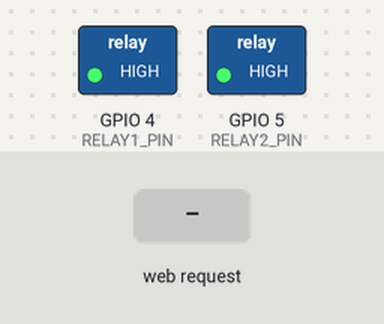
Simulated run of this sketch. Board: ESP8266 (NodeMCU). Parts: switched loads named in the sketch (green lamp = pin HIGH). The test bench sets the inputs (shaded band). WiFi joins after 1.5 s; servers stay silent unless stated; what the sketch prints to the serial monitor is not drawn.

Above: at 2.8 s.
2.9 s: HTTP request GET /relay1_on received
At 3.2 s:
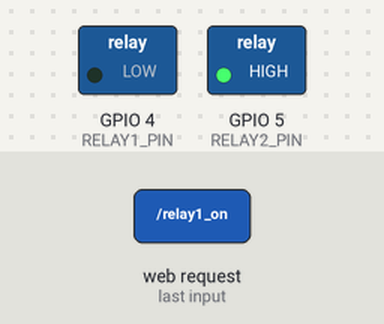
4.4 s: HTTP request GET /relay2_on received
At 5.6 s:
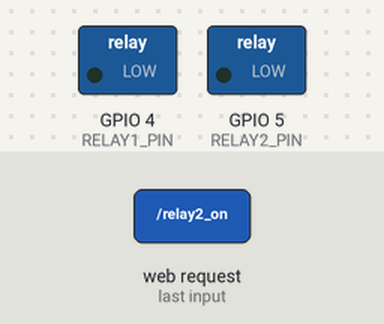
5.9 s: HTTP request GET /relay1_off received
At 6.7 s:
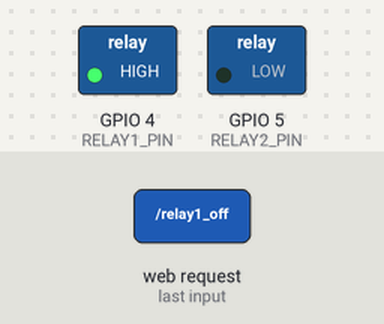
7.4 s: HTTP request GET /relay2_off received
At 7.8 s:
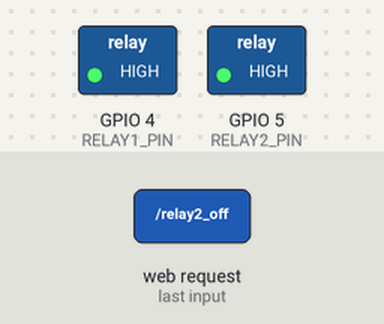
Timing chart, 0 to 9.9 s (numbered marks = the images above; inputs shaded):
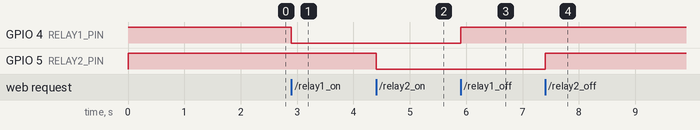

Measured:
- after the input at 2.9 s, GPIO 4 (RELAY1_PIN): HIGH → LOW at once
- after the input at 4.4 s, GPIO 5 (RELAY2_PIN): HIGH → LOW at once
- after the input at 5.9 s, GPIO 4 (RELAY1_PIN): LOW → HIGH at once
- after the input at 7.4 s, GPIO 5 (RELAY2_PIN): LOW → HIGH at once

The sketch:

Relay_Module.ino
```cpp
#include <ESP8266WiFi.h>
#include <ESP8266WebServer.h>

// Wi-Fi Credentials
const char* ssid = "Your SSID";
const char* password = "Your Password";

// Access Point Credentials
const char* ap_ssid = "JP Learning";
const char* ap_password = "123456789";

// LED PINs Define
#define RELAY1_PIN 4
#define RELAY2_PIN 5

bool RELAY1_STATUS, RELAY2_STATUS;

ESP8266WebServer server(80);

void setup() {
  Serial.begin(115200);
  pinMode(RELAY1_PIN, OUTPUT);
  pinMode(RELAY2_PIN, OUTPUT);
  digitalWrite(RELAY1_PIN, HIGH);
  digitalWrite(RELAY2_PIN, HIGH);
  Serial.println("\n\nWelcome to JP Learning\n");

  // Configure Access Point Mode
  setup_ap();
  // Configure Station Mode
  setup_wifi();

  // Define all routes
  server.on("/", handle_OnConnect);
  server.on("/relay1_on", RELAY1_on);
  server.on("/relay1_off", RELAY1_off);
  server.on("/relay2_on", RELAY2_on);
  server.on("/relay2_off", RELAY2_off);
  server.onNotFound(handle_NotFound);

  server.begin();
  Serial.println("HTTP server started");
}
void loop() {
  server.handleClient();

  if (RELAY1_STATUS)
    digitalWrite(RELAY1_PIN, LOW);
  else
    digitalWrite(RELAY1_PIN, HIGH);

  if (RELAY2_STATUS)
    digitalWrite(RELAY2_PIN, LOW);
  else
    digitalWrite(RELAY2_PIN, HIGH);
}
void setup_ap() {
  Serial.println("\n\nConfiguring access point...");
  Serial.println("SSID = \"" + String(ap_ssid) + "\", PASSWORD = \"" + String(ap_password) + "\"");
  WiFi.softAP(ap_ssid, ap_password);
  delay(100);
  IPAddress myIP = WiFi.softAPIP();
  Serial.print("AP IP address: ");
  Serial.println(myIP);
}
void setup_wifi() {
  Serial.println();
  Serial.print("\n\nConnecting to ");
  Serial.println("\"" + String(ssid) + "\"");

  WiFi.begin(ssid, password);
  while (WiFi.status() != WL_CONNECTED) {
    delay(500);
    Serial.print(".");
  }
  Serial.println("\nWiFi connected");
  Serial.print("STA IP address: ");
  Serial.println(WiFi.localIP());
}

void handle_OnConnect() {
  RELAY1_STATUS = LOW;
  RELAY2_STATUS = LOW;
  Serial.println("Client Connected");
  server.send(200, "text/html", SendHTML(RELAY1_STATUS, RELAY2_STATUS));
}

void RELAY1_on() {
  RELAY1_STATUS = HIGH;
  Serial.println("RELAY 1: ON");
  server.send(200, "text/html", SendHTML(RELAY1_STATUS, RELAY2_STATUS));
}

void RELAY1_off() {
  RELAY1_STATUS = LOW;
  Serial.println("RELAY 1: OFF");
  server.send(200, "text/html", SendHTML(RELAY1_STATUS, RELAY2_STATUS));
}

void RELAY2_on() {
  RELAY2_STATUS = HIGH;
  Serial.println("RELAY 2: ON");
  server.send(200, "text/html", SendHTML(RELAY1_STATUS, RELAY2_STATUS));
}

void RELAY2_off() {
  RELAY2_STATUS = LOW;
  Serial.println("RELAY 2: OFF");
  server.send(200, "text/html", SendHTML(RELAY1_STATUS, RELAY2_STATUS));
}

void handle_NotFound() {
  server.send(404, "text/plain", "Not found");
}

String SendHTML(uint8_t RELAY1_STATUS, uint8_t RELAY2_STATUS) {
  String html = "<!DOCTYPE html> <html>\n";
  html += "<head><meta name=\"viewport\" content=\"width=device-width, initial-scale=1.0, user-scalable=no\">\n";
  html += "<title>Lgihts Control</title>\n";
  html += "<style>html { font-family: Helvetica; display: inline-block; margin: 0px auto; text-align: center;}\n";
  html += "body{margin-top: 50px;} h1 {color: #444444;margin: 50px auto 30px;} h2 {color: #444444;margin-bottom: 50px;}\n";
  html += ".button {display: block;width: 80px;background-color: #1abc9c;border: none;color: white;padding: 13px 30px;text-decoration: none;font-size: 25px;margin: 0px auto 35px;cursor: pointer;border-radius: 30px;}\n";
  html += ".button-on {background-color: #00afd3;}\n";
  html += ".button-off {background-color: #5766ae;}\n";
  html += "p {font-size: 14px;color: #888;margin-bottom: 10px;}\n";
  html += "</style>\n";
  html += "</head>\n";
  html += "<body>\n";
  html += "<h1>Welcome to JP Learning</h1>\n";
  html += "<h2>ESP8266 Web Server For Lights Control</h2>\n";

  if (RELAY1_STATUS)
    html += "<p>RELAY 1 STATUS: ON</p><a class=\"button button-off\" href=\"/relay1_off\">OFF</a>\n";
  else
    html += "<p>RELAY 1 STATUS: OFF</p><a class=\"button button-on\" href=\"/relay1_on\">ON</a>\n";

  if (RELAY2_STATUS)
    html += "<p>RELAY 2 STATUS: ON</p><a class=\"button button-off\" href=\"/relay2_off\">OFF</a>\n";
  else
    html += "<p>RELAY 2 STATUS: OFF</p><a class=\"button button-on\" href=\"/relay2_on\">ON</a>\n";

  html += "</body>\n";
  html += "</html>\n";
  return html;
}
```
